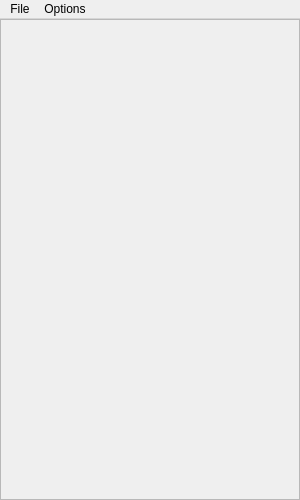
<?xml version="1.0" encoding="UTF-8"?>
<ui version="4.0">
 <class>PropertiesWindowClass</class>
 <widget class="QMainWindow" name="PropertiesWindowClass">
  <property name="geometry">
   <rect>
    <x>0</x>
    <y>0</y>
    <width>300</width>
    <height>500</height>
   </rect>
  </property>
  <property name="sizePolicy">
   <sizepolicy hsizetype="Minimum" vsizetype="Preferred">
    <horstretch>0</horstretch>
    <verstretch>0</verstretch>
   </sizepolicy>
  </property>
  <property name="minimumSize">
   <size>
    <width>300</width>
    <height>0</height>
   </size>
  </property>
  <property name="maximumSize">
   <size>
    <width>300</width>
    <height>16777215</height>
   </size>
  </property>
  <property name="windowTitle">
   <string>PropertiesWindow</string>
  </property>
  <widget class="QWidget" name="centralWidget">
   <layout class="QHBoxLayout" name="horizontalLayout">
    <property name="leftMargin">
     <number>0</number>
    </property>
    <property name="topMargin">
     <number>0</number>
    </property>
    <property name="rightMargin">
     <number>0</number>
    </property>
    <property name="bottomMargin">
     <number>0</number>
    </property>
    <item>
     <widget class="QScrollArea" name="mainScrollArea">
      <property name="widgetResizable">
       <bool>true</bool>
      </property>
      <widget class="QWidget" name="scrollAreaWidgetContents">
       <property name="geometry">
        <rect>
         <x>0</x>
         <y>0</y>
         <width>298</width>
         <height>477</height>
        </rect>
       </property>
       <layout class="QVBoxLayout" name="verticalLayout"/>
      </widget>
     </widget>
    </item>
   </layout>
  </widget>
  <widget class="QMenuBar" name="menuBar">
   <property name="geometry">
    <rect>
     <x>0</x>
     <y>0</y>
     <width>300</width>
     <height>21</height>
    </rect>
   </property>
   <widget class="QMenu" name="menuFile">
    <property name="title">
     <string>File</string>
    </property>
    <addaction name="actionOpen"/>
   </widget>
   <widget class="QMenu" name="menuOptions">
    <property name="title">
     <string>Options</string>
    </property>
    <addaction name="actionSet_Cut_Number"/>
    <addaction name="actionBackground_Color"/>
   </widget>
   <addaction name="menuFile"/>
   <addaction name="menuOptions"/>
  </widget>
  <action name="actionOpen">
   <property name="text">
    <string>Open</string>
   </property>
  </action>
  <action name="actionSet_Cut_Number">
   <property name="text">
    <string>Set Cut Number</string>
   </property>
  </action>
  <action name="actionBackground_Color">
   <property name="text">
    <string>Background Color</string>
   </property>
  </action>
 </widget>
 <layoutdefault spacing="6" margin="11"/>
 <resources>
  <include location="PropertiesWindow.qrc"/>
 </resources>
 <connections/>
</ui>
